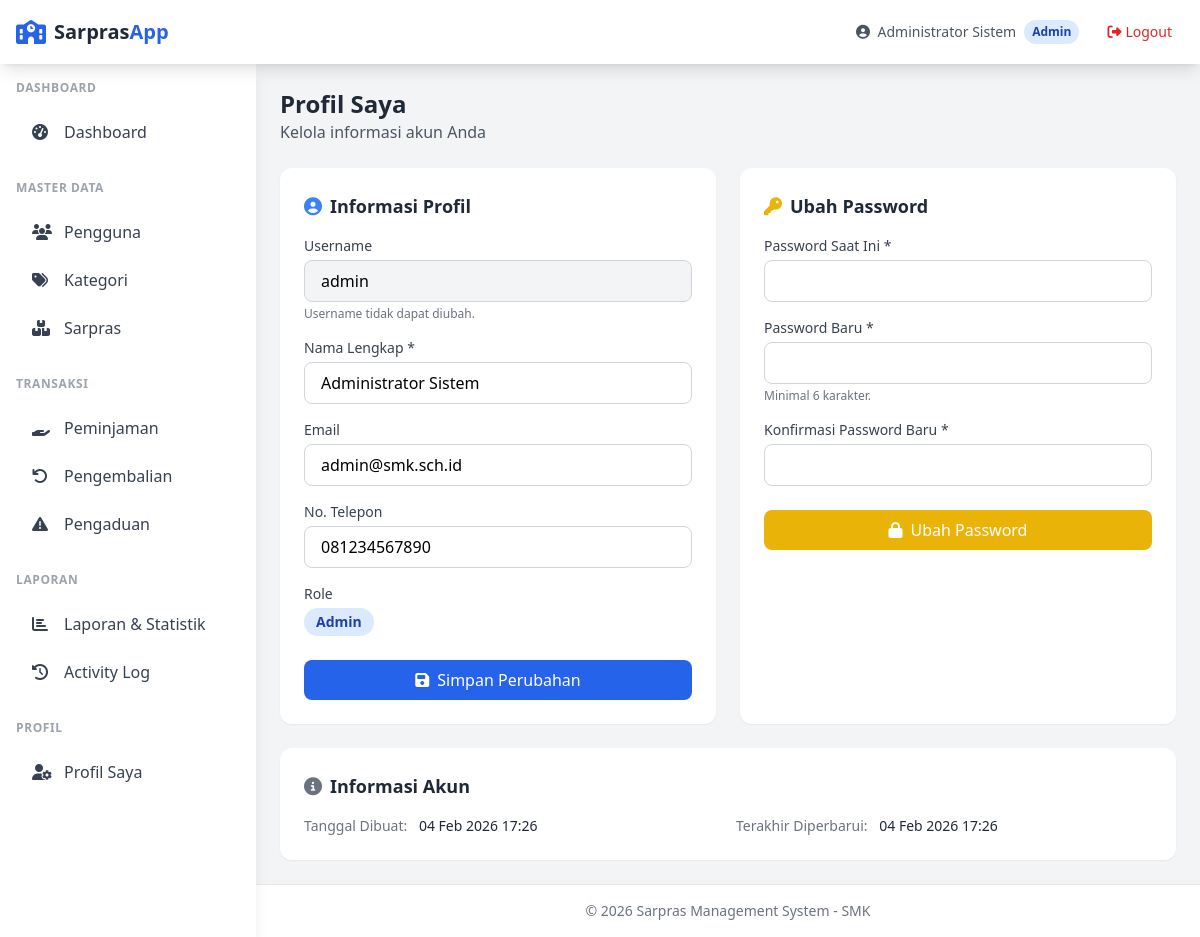
The app's page /profile.php (signed in) with its own data.
### tables this page shows
CREATE TABLE users (
    id INT AUTO_INCREMENT PRIMARY KEY,
    username VARCHAR(50) NOT NULL UNIQUE,
    password VARCHAR(255) NOT NULL,
    email VARCHAR(100),
    nama_lengkap VARCHAR(100) NOT NULL,
    role ENUM('admin', 'petugas', 'user') NOT NULL DEFAULT 'user',
    phone VARCHAR(20),
    created_at TIMESTAMP DEFAULT CURRENT_TIMESTAMP,
    updated_at TIMESTAMP DEFAULT CURRENT_TIMESTAMP ON UPDATE CURRENT_TIMESTAMP
);

### includes/auth.php (called while the page is built, shortened)
<?php
require_once __DIR__ . '/../config/database.php';
function isLoggedIn()
{
    return isset($_SESSION['user_id']) && !empty($_SESSION['user_id']);
}
function getCurrentUser()
{
    return [
        'id' => $_SESSION['user_id'],
        'username' => $_SESSION['username'],
        'nama_lengkap' => $_SESSION['nama_lengkap'],
        'role' => $_SESSION['role']
    ];
}

### config/database.php (called while the page is built, shortened)
<?php
function getConnection() {
    static $pdo = null;
    if ($pdo === null) {
        try {
            $dsn = "mysql:host=" . DB_HOST . ";dbname=" . DB_NAME . ";charset=" . DB_CHARSET;
            $options = [
                PDO::ATTR_ERRMODE => PDO::ERRMODE_EXCEPTION,
                PDO::ATTR_DEFAULT_FETCH_MODE => PDO::FETCH_ASSOC,
                PDO::ATTR_EMULATE_PREPARES => false,
            ];
            $pdo = new PDO($dsn, DB_USER, DB_PASS, $options);
        } catch (PDOException $e) {
            die("Database connection failed: " . $e->getMessage());
        }
    }
    return $pdo;
}
function query($sql, $params = []) {
    $pdo = getConnection();
    $stmt = $pdo->prepare($sql);
    $stmt->execute($params);
    return $stmt;
}
function fetch($sql, $params = []) {
    return query($sql, $params)->fetch();
}

### includes/functions.php (called while the page is built, shortened)
<?php
function e($string)
{
    return htmlspecialchars($string ?? '', ENT_QUOTES, 'UTF-8');
}
function formatDateTime($datetime, $format = 'd M Y H:i')
{
    return date($format, strtotime($datetime));
}

### profile.php (the view, shortened to what this page needs)
<?php
require_once __DIR__ . '/includes/auth.php';
require_once __DIR__ . '/includes/functions.php';
$currentUser = getCurrentUser();
$user = fetch("SELECT * FROM users WHERE id = ?", [$currentUser['id']]);
require_once __DIR__ . '/includes/header.php';
?>
<div class="max-w-4xl mx-auto">
    <div class="flex items-center justify-between mb-6">
        <div>
            <h1 class="text-2xl font-bold text-gray-800">Profil Saya</h1>
            <p class="text-gray-600">Kelola informasi akun Anda</p>
        </div>
    </div>
    <div class="grid grid-cols-1 lg:grid-cols-2 gap-6">
        <div class="bg-white rounded-xl shadow-sm p-6">
            <h2 class="text-lg font-semibold text-gray-800 mb-4">
                <i class="fas fa-user-circle text-blue-500 mr-2"></i>Informasi Profil
            </h2>
            <form method="POST" action="">
                <div class="space-y-4">
                    <div>
                        <label class="block text-sm font-medium text-gray-700 mb-1">Username</label>
                        <input type="text" value="<?= e($user['username']) ?>"
                            class="w-full px-4 py-2 bg-gray-100 border border-gray-300 rounded-lg" disabled>
                        <p class="text-xs text-gray-500 mt-1">Username tidak dapat diubah.</p>
                    </div>
                    <div>
                        <label class="block text-sm font-medium text-gray-700 mb-1">Nama Lengkap *</label>
                        <input type="text" name="nama_lengkap" value="<?= e($user['nama_lengkap']) ?>"
                            class="w-full px-4 py-2 border border-gray-300 rounded-lg focus:ring-2 focus:ring-blue-500 focus:border-blue-500"
                            required>
                    </div>
                    <div>
                        <label class="block text-sm font-medium text-gray-700 mb-1">Email</label>
                        <input type="email" name="email" value="<?= e($user['email']) ?>"
                            class="w-full px-4 py-2 border border-gray-300 rounded-lg focus:ring-2 focus:ring-blue-500 focus:border-blue-500">
                    </div>
                    <div>
                        <label class="block text-sm font-medium text-gray-700 mb-1">No. Telepon</label>
                        <input type="text" name="phone" value="<?= e($user['phone']) ?>"
                            class="w-full px-4 py-2 border border-gray-300 rounded-lg focus:ring-2 focus:ring-blue-500 focus:border-blue-500">
                    </div>
                    <div>
                        <label class="block text-sm font-medium text-gray-700 mb-1">Role</label>
                        <span class="inline-flex px-3 py-1 text-sm font-semibold rounded-full bg-blue-100 text-blue-800">
                            <?= ucfirst($user['role']) ?>
                        </span>
                    </div>
                </div>
                <button type="submit" class="mt-6 w-full py-2 px-4 bg-blue-600 text-white font-medium rounded-lg hover:bg-blue-700 transition">
                    <i class="fas fa-save mr-2"></i>Simpan Perubahan
                </button>
            </form>
        </div>
        <div class="bg-white rounded-xl shadow-sm p-6">
            <h2 class="text-lg font-semibold text-gray-800 mb-4">
                <i class="fas fa-key text-yellow-500 mr-2"></i>Ubah Password
            </h2>
            <form method="POST" action="">
                <div class="space-y-4">
                    <div>
                        <label class="block text-sm font-medium text-gray-700 mb-1">Password Saat Ini *</label>
                        <input type="password" name="current_password"
                            class="w-full px-4 py-2 border border-gray-300 rounded-lg focus:ring-2 focus:ring-blue-500 focus:border-blue-500"
                            required>
                    </div>
                    <div>
                        <label class="block text-sm font-medium text-gray-700 mb-1">Password Baru *</label>
                        <input type="password" name="new_password"
                            class="w-full px-4 py-2 border border-gray-300 rounded-lg focus:ring-2 focus:ring-blue-500 focus:border-blue-500"
                            required minlength="6">
                        <p class="text-xs text-gray-500 mt-1">Minimal 6 karakter.</p>
                    </div>
                    <div>
                        <label class="block text-sm font-medium text-gray-700 mb-1">Konfirmasi Password Baru *</label>
                        <input type="password" name="confirm_password"
                            class="w-full px-4 py-2 border border-gray-300 rounded-lg focus:ring-2 focus:ring-blue-500 focus:border-blue-500"
                            required>
                    </div>
                </div>
                <button type="submit" class="mt-6 w-full py-2 px-4 bg-yellow-500 text-white font-medium rounded-lg hover:bg-yellow-600 transition">
                    <i class="fas fa-lock mr-2"></i>Ubah Password
                </button>
            </form>
        </div>
    </div>
    <div class="bg-white rounded-xl shadow-sm p-6 mt-6">
        <h2 class="text-lg font-semibold text-gray-800 mb-4">
            <i class="fas fa-info-circle text-gray-500 mr-2"></i>Informasi Akun
        </h2>
        <div class="grid grid-cols-1 md:grid-cols-2 gap-4 text-sm">
            <div>
                <span class="text-gray-500">Tanggal Dibuat:</span>
                <span class="ml-2 text-gray-800"><?= formatDateTime($user['created_at']) ?></span>
            </div>
            <div>
                <span class="text-gray-500">Terakhir Diperbarui:</span>
                <span class="ml-2 text-gray-800"><?= formatDateTime($user['updated_at']) ?></span>
            </div>
        </div>
    </div>
</div>
<?php require_once __DIR__ . '/includes/footer.php'; ?>

### includes/header.php (shortened to what this page needs)
<?php
$currentUser = getCurrentUser();
$currentRole = $currentUser['role'] ?? '';
?>
<!DOCTYPE html>
<html lang="id">
<head>
    <script src="https://cdn.tailwindcss.com"></script>
    <link rel="stylesheet" href="https://cdnjs.cloudflare.com/ajax/libs/font-awesome/6.4.0/css/all.min.css">
</head>
<body class="bg-gray-100 min-h-screen">
    <?php if (isLoggedIn()): ?>
        <nav class="bg-white shadow-lg fixed w-full z-50">
            <div class="max-w-full mx-auto px-4">
                <div class="flex justify-between h-16">
                    <div class="flex items-center">
                        <a href="/sarpras_lagi/" class="flex items-center ml-2 lg:ml-0">
                            <i class="fas fa-school text-primary-600 text-2xl mr-2"></i>
                            <span class="font-bold text-xl text-gray-800">Sarpras<span class="text-primary-600">App</span></span>
                        </a>
                    </div>
                    <div class="flex items-center space-x-4">
                        <div class="hidden sm:flex items-center space-x-2">
                            <span class="text-sm text-gray-600">
                                <i class="fas fa-user-circle mr-1"></i>
                                <?= e($currentUser['nama_lengkap']) ?>
                            </span>
                            <span class="px-2 py-1 text-xs font-semibold rounded-full bg-primary-100 text-primary-800">
                                <?= ucfirst($currentRole) ?>
                            </span>
                        </div>
                        <a href="/sarpras_lagi/logout.php" class="flex items-center px-3 py-2 text-sm text-red-600 hover:bg-red-50 rounded-lg transition">
                            <i class="fas fa-sign-out-alt mr-1"></i>
                            <span class="hidden sm:inline">Logout</span>
                        </a>
                    </div>
                </div>
            </div>
        </nav>
        <div class="flex pt-16">
            <aside id="sidebar" class="fixed left-0 top-16 h-[calc(100vh-4rem)] w-64 bg-white shadow-lg transform -translate-x-full lg:translate-x-0 transition-transform duration-300 ease-in-out z-40 overflow-y-auto">
                <nav class="p-4">
                    <?php if ($currentRole === 'admin'): ?>
                        <div class="mb-6">
                            <p class="text-xs font-semibold text-gray-400 uppercase tracking-wider mb-3">Dashboard</p>
                            <a href="/sarpras_lagi/admin/dashboard.php" class="sidebar-link flex items-center px-4 py-3 text-gray-700 hover:bg-gray-50 rounded-lg transition">
                                <i class="fas fa-tachometer-alt w-5 mr-3"></i>
                                Dashboard
                            </a>
                        </div>
                        <div class="mb-6">
                            <p class="text-xs font-semibold text-gray-400 uppercase tracking-wider mb-3">Master Data</p>
                            <a href="/sarpras_lagi/admin/users/" class="sidebar-link flex items-center px-4 py-3 text-gray-700 hover:bg-gray-50 rounded-lg transition">
                                <i class="fas fa-users w-5 mr-3"></i>
                                Pengguna
                            </a>
                            <a href="/sarpras_lagi/admin/kategori/" class="sidebar-link flex items-center px-4 py-3 text-gray-700 hover:bg-gray-50 rounded-lg transition">
                                <i class="fas fa-tags w-5 mr-3"></i>
                                Kategori
                            </a>
                            <a href="/sarpras_lagi/admin/sarpras/" class="sidebar-link flex items-center px-4 py-3 text-gray-700 hover:bg-gray-50 rounded-lg transition">
                                <i class="fas fa-boxes w-5 mr-3"></i>
                                Sarpras
                            </a>
                        </div>
                        <div class="mb-6">
                            <p class="text-xs font-semibold text-gray-400 uppercase tracking-wider mb-3">Transaksi</p>
                            <a href="/sarpras_lagi/admin/peminjaman/" class="sidebar-link flex items-center px-4 py-3 text-gray-700 hover:bg-gray-50 rounded-lg transition">
                                <i class="fas fa-hand-holding w-5 mr-3"></i>
                                Peminjaman
                            </a>
                            <a href="/sarpras_lagi/admin/pengembalian/" class="sidebar-link flex items-center px-4 py-3 text-gray-700 hover:bg-gray-50 rounded-lg transition">
                                <i class="fas fa-undo w-5 mr-3"></i>
                                Pengembalian
                            </a>
                            <a href="/sarpras_lagi/admin/pengaduan/" class="sidebar-link flex items-center px-4 py-3 text-gray-700 hover:bg-gray-50 rounded-lg transition">
                                <i class="fas fa-exclamation-triangle w-5 mr-3"></i>
                                Pengaduan
                            </a>
                        </div>
                        <div class="mb-6">
                            <p class="text-xs font-semibold text-gray-400 uppercase tracking-wider mb-3">Laporan</p>
                            <a href="/sarpras_lagi/admin/laporan/" class="sidebar-link flex items-center px-4 py-3 text-gray-700 hover:bg-gray-50 rounded-lg transition">
                                <i class="fas fa-chart-bar w-5 mr-3"></i>
                                Laporan & Statistik
                            </a>
                            <a href="/sarpras_lagi/admin/laporan/activity_log.php" class="sidebar-link flex items-center px-4 py-3 text-gray-700 hover:bg-gray-50 rounded-lg transition">
                                <i class="fas fa-history w-5 mr-3"></i>
                                Activity Log
                            </a>
                        </div>
                    <?php endif; ?>
                    <div class="mb-6">
                        <p class="text-xs font-semibold text-gray-400 uppercase tracking-wider mb-3">Profil</p>
                        <a href="/sarpras_lagi/profile.php" class="sidebar-link flex items-center px-4 py-3 text-gray-700 hover:bg-gray-50 rounded-lg transition">
                            <i class="fas fa-user-cog w-5 mr-3"></i>
                            Profil Saya
                        </a>
                    </div>
                </nav>
            </aside>
            <main class="flex-1 lg:ml-64 p-6">
            <?php endif; ?>

### records on screen
users: nama_lengkap "Administrator Sistem", role "Admin", username "admin", email "admin@smk.sch.id", phone "081234567890", created_at "04 Feb 2026 17:26", updated_at "04 Feb 2026 17:26"
